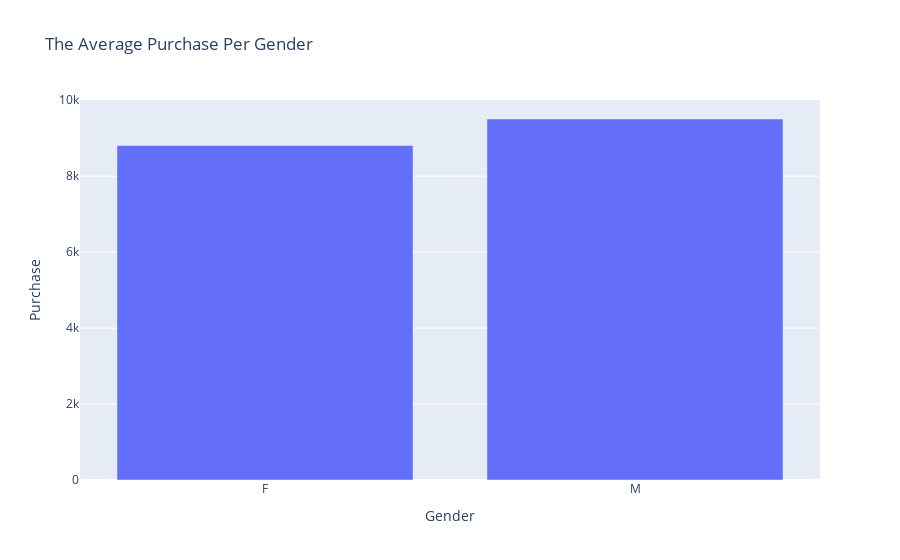

Notebook source saved alongside this figure:
### Code cell
fig = px.bar(groupbyGender, x=['F', 'M'], y='Purchase', title='The Average Purchase Per Gender',
             labels={"x": "Gender" })
fig.show()

### Figure 1 — Plotly figure (JSON) as saved in the notebook; plotly's stock layout.template omitted (floating-point values rounded to 4 significant figures)
{"data": [{"alignmentgroup": "True", "hovertemplate": "Gender=%{x}<br>Purchase=%{y}<extra></extra>", "legendgroup": "", "marker": {"color": "#636efa"}, "name": "", "offsetgroup": "", "orientation": "v", "showlegend": false, "textposition": "auto", "type": "bar", "x": ["F", "M"], "xaxis": "x", "y": [8810.0, 9505.0], "yaxis": "y"}], "layout": {"barmode": "relative", "legend": {"tracegroupgap": 0}, "title": {"text": "The Average Purchase Per Gender"}, "xaxis": {"anchor": "y", "domain": [0, 1], "title": {"text": "Gender"}}, "yaxis": {"anchor": "x", "domain": [0, 1], "title": {"text": "Purchase"}}}}
